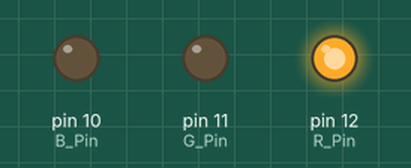
Simulated run of this sketch. Board: Arduino Uno, built with avr-gcc and run on an emulated ATmega328P. Shown: output pins drawn as LEDs (lit = HIGH).

Above: at 0.2 s.
At 1.2 s:
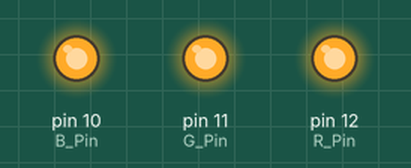
At 1.7 s:
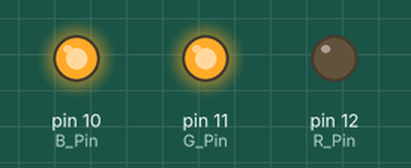
At 2.2 s:
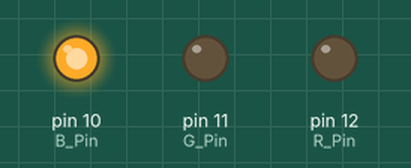
At 3.7 s:
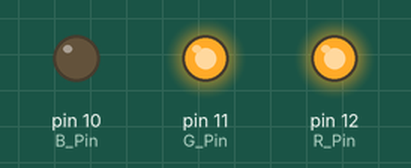
At 5.7 s:
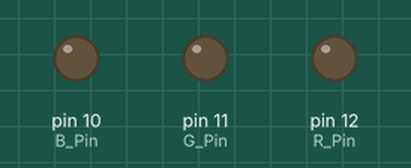
Timing chart, 0 to 6.9 s (numbered marks = the images above):
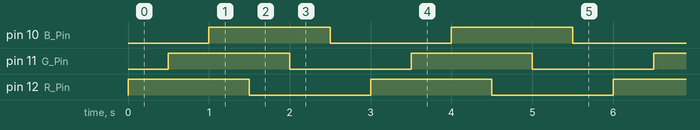

The sketch:

study_01.ino
```cpp
// 1초마다 LED 깜빡거리게 하기

int R_Pin = 12;
int G_Pin = 11;
int B_Pin = 10;

void setup() {
  pinMode(R_Pin, OUTPUT);
  pinMode(G_Pin, OUTPUT);
  pinMode(B_Pin, OUTPUT);
}

void loop() {
  digitalWrite(R_Pin, HIGH);
  delay(500);
  digitalWrite(G_Pin, HIGH);
  delay(500);
  digitalWrite(B_Pin, HIGH);
  delay(500);

  digitalWrite(R_Pin, LOW);
  delay(500);
  digitalWrite(G_Pin, LOW);
  delay(500);
  digitalWrite(B_Pin, LOW);
  delay(500);
}
```

Measured:
- by itself, pin 10 (B_Pin), pin 11 (G_Pin), pin 12 (R_Pin): alternates HIGH for 1.5 s and LOW for 1.5 s
- by itself, everything shown: repeats every 3.0 s, in 6 steps
